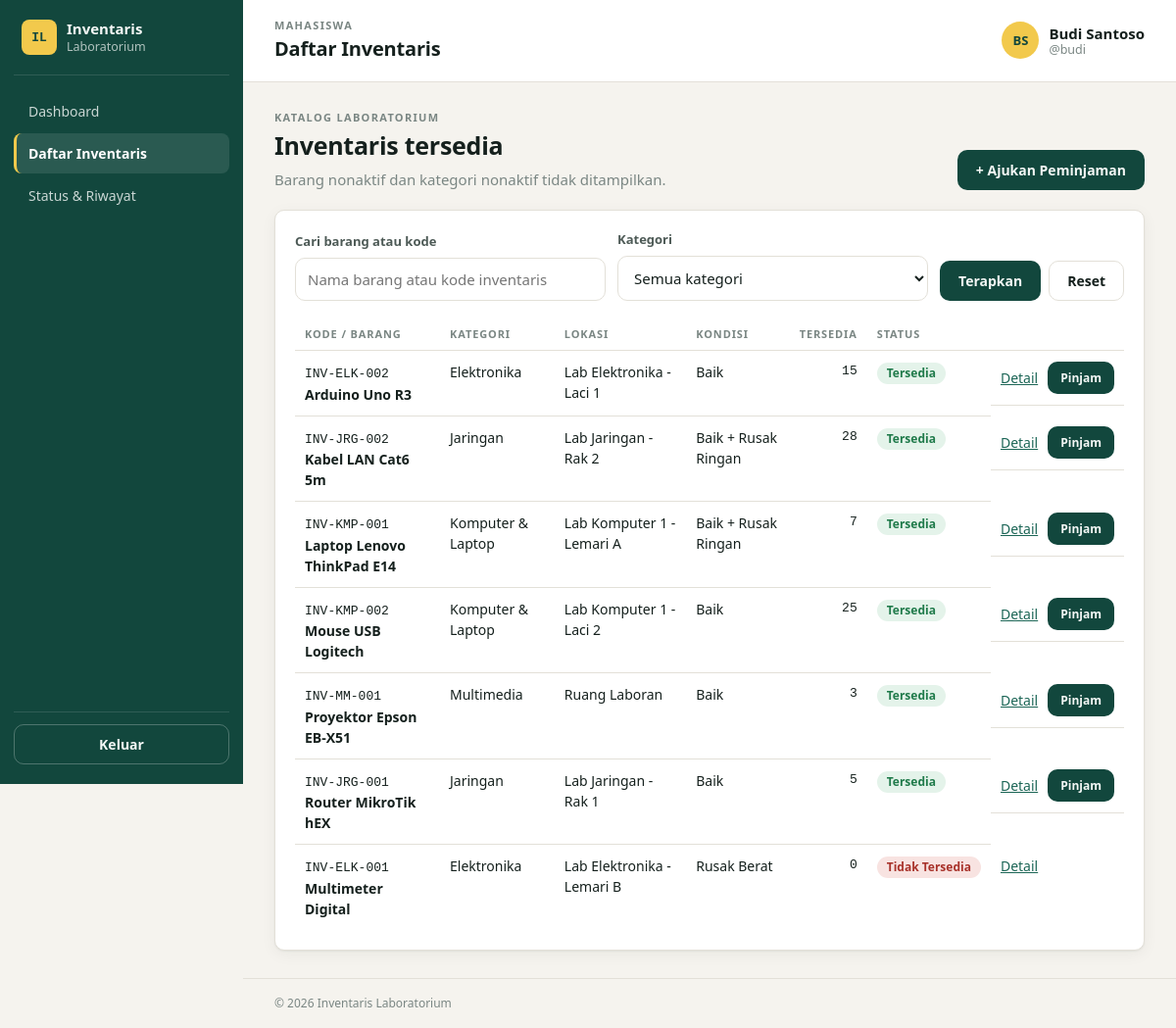
Page /peminjam/inventaris.php (signed in) on the committed database.
### tables this page shows
CREATE TABLE users (
  id            INT UNSIGNED AUTO_INCREMENT PRIMARY KEY,
  full_name     VARCHAR(100) NOT NULL,
  username      VARCHAR(50)  NOT NULL,
  password_hash VARCHAR(255) NOT NULL,              
  role          ENUM('admin','peminjam') NOT NULL DEFAULT 'peminjam',
  identity_no   VARCHAR(30)  NULL,                  
  user_type     ENUM('laboran','mahasiswa','dosen') NOT NULL DEFAULT 'mahasiswa',
  is_active     TINYINT(1)   NOT NULL DEFAULT 1,    
  created_at    DATETIME     NOT NULL DEFAULT CURRENT_TIMESTAMP,
  updated_at    DATETIME     NOT NULL DEFAULT CURRENT_TIMESTAMP ON UPDATE CURRENT_TIMESTAMP,
  CONSTRAINT uq_users_username UNIQUE (username)
);

CREATE TABLE inventories (
  id              INT UNSIGNED AUTO_INCREMENT PRIMARY KEY,
  code            VARCHAR(30)  NOT NULL,
  name            VARCHAR(150) NOT NULL,
  category_id     INT UNSIGNED NOT NULL,
  location        VARCHAR(100) NOT NULL,
  description     TEXT NULL,
  qty_total       INT UNSIGNED NOT NULL DEFAULT 0,
  qty_available   INT UNSIGNED NOT NULL DEFAULT 0,
  qty_borrowed    INT UNSIGNED NOT NULL DEFAULT 0,
  qty_damaged     INT UNSIGNED NOT NULL DEFAULT 0,  
  qty_damaged_light INT UNSIGNED NOT NULL DEFAULT 0,
  qty_damaged_heavy INT UNSIGNED NOT NULL DEFAULT 0,
  is_active       TINYINT(1)   NOT NULL DEFAULT 1,  
  created_at      DATETIME     NOT NULL DEFAULT CURRENT_TIMESTAMP,
  updated_at      DATETIME     NOT NULL DEFAULT CURRENT_TIMESTAMP ON UPDATE CURRENT_TIMESTAMP,
  CONSTRAINT uq_inventories_code UNIQUE (code),
  CONSTRAINT fk_inventories_category FOREIGN KEY (category_id)
    REFERENCES categories(id) ON UPDATE CASCADE ON DELETE RESTRICT,
  CONSTRAINT chk_inventories_balance
    CHECK (qty_total = qty_available + qty_borrowed + qty_damaged),
  CONSTRAINT chk_inventories_damage_split
    CHECK (qty_damaged = qty_damaged_light + qty_damaged_heavy)
);

CREATE TABLE categories (
  id          INT UNSIGNED AUTO_INCREMENT PRIMARY KEY,
  name        VARCHAR(100) NOT NULL,
  description VARCHAR(255) NULL,
  is_active   TINYINT(1)   NOT NULL DEFAULT 1,
  created_at  DATETIME     NOT NULL DEFAULT CURRENT_TIMESTAMP,
  updated_at  DATETIME     NOT NULL DEFAULT CURRENT_TIMESTAMP ON UPDATE CURRENT_TIMESTAMP,
  CONSTRAINT uq_categories_name UNIQUE (name)
);

### includes/helpers.php (called while the page is built, shortened)
<?php
require_once __DIR__ . '/../config/database.php';
function e($value): string
{
    return htmlspecialchars((string)$value, ENT_QUOTES, 'UTF-8');
}
function url(string $path = ''): string
{
    return BASE_URL . '/' . ltrim($path, '/');
}
function get_flashes(): array
{
    $items = $_SESSION['flash'] ?? [];
    return $items;
}
function inventory_condition_label(array $item): string
{
    $labels = [];
    if (((int)($item['qty_available'] ?? 0) + (int)($item['qty_borrowed'] ?? 0)) > 0) $labels[] = 'Baik';
    if ((int)($item['qty_damaged_light'] ?? 0) > 0) $labels[] = 'Rusak Ringan';
    if ((int)($item['qty_damaged_heavy'] ?? 0) > 0) $labels[] = 'Rusak Berat';
    return $labels ? implode(' + ', $labels) : '—';
}

### auth/session.php (called while the page is built, shortened)
<?php
require_once __DIR__ . '/../includes/helpers.php';
function current_user(): ?array
{
    return $_SESSION['user'] ?? null;
}
function require_login(): array
{
    $user = current_user();
    $expired = isset($_SESSION['last_activity']) && time() - $_SESSION['last_activity'] > SESSION_TIMEOUT;
    if ($user && !$expired) {
        $stmt = db()->prepare('SELECT role, is_active FROM users WHERE id = ?');
        $stmt->execute([$user['id']]);
        $row = $stmt->fetch();
        if ($row && (int)$row['is_active'] === 1) {
            return $_SESSION['user'];
        }
    }
}
function require_role(string $role): array
{
    $user = require_login();
    return $user;
}

### config/database.php (called while the page is built, shortened)
<?php
function db(): PDO
{
    static $pdo = null;
    if ($pdo === null) {
        $dsn = sprintf('mysql:host=%s;port=%s;dbname=%s;charset=%s', DB_HOST, DB_PORT, DB_NAME, DB_CHARSET);
        try {
            $pdo = new PDO($dsn, DB_USER, DB_PASS, [
                PDO::ATTR_ERRMODE            => PDO::ERRMODE_EXCEPTION,
                PDO::ATTR_DEFAULT_FETCH_MODE => PDO::FETCH_ASSOC,
                PDO::ATTR_EMULATE_PREPARES   => false,
            ]);
        } catch (PDOException $e) {
            http_response_code(500);
            exit('Koneksi database gagal. Periksa config/config.php dan pastikan MySQL XAMPP aktif.');
        }
    }
    return $pdo;
}

### peminjam/inventaris.php (the view, shortened to what this page needs)
<?php
require_once __DIR__ . '/../auth/session.php';
require_once __DIR__ . '/../components/ui.php';
require_once __DIR__ . '/../includes/helpers.php';
$user = require_role('peminjam');
$pdo  = db();
$q          = trim((string)($_GET['q'] ?? ''));
$where  = ['i.is_active = 1', 'c.is_active = 1'];
$params = [];
$stmt = $pdo->prepare(
    'SELECT i.*, c.name AS category_name
     FROM inventories i
     JOIN categories c ON c.id = i.category_id
     WHERE ' . implode(' AND ', $where) . '
     ORDER BY (i.qty_available > 0) DESC, i.name'
);
$stmt->execute($params);
$items = $stmt->fetchAll();
$pageTitle  = 'Daftar Inventaris';
require __DIR__ . '/../layouts/header.php';
?>
<section class="page-heading">
  <div>
    <p class="eyebrow">Katalog laboratorium</p>
    <h2>Inventaris tersedia</h2>
    <p class="muted">Barang nonaktif dan kategori nonaktif tidak ditampilkan.</p>
  </div>
  <a class="btn" href="<?= e(url('peminjam/ajukan.php')) ?>">+ Ajukan Peminjaman</a>
</section>
<section class="card">
  <form method="get" class="filter-bar">
    <label class="field">
      <span>Cari barang atau kode</span>
      <input type="search" name="q" value="<?= e($q) ?>" placeholder="Nama barang atau kode inventaris">
    </label>
    <label class="field">
      <span>Kategori</span>
      <select name="category_id">
        <option value="">Semua kategori</option>
      </select>
    </label>
    <div class="filter-actions">
      <button class="btn" type="submit">Terapkan</button>
      <a class="btn btn-light" href="<?= e(url('peminjam/inventaris.php')) ?>">Reset</a>
    </div>
  </form>
  <div class="table-wrap">
    <table class="table">
      <thead>
        <tr>
          <th>Kode / Barang</th>
          <th>Kategori</th>
          <th>Lokasi</th>
          <th>Kondisi</th>
          <th class="num">Tersedia</th>
          <th>Status</th>
          <th></th>
        </tr>
      </thead>
      <tbody>
        <?php foreach ($items as $item): ?>
          <tr>
            <td>
              <span class="mono"><?= e($item['code']) ?></span><br>
              <strong><?= e($item['name']) ?></strong>
            </td>
            <td><?= e($item['category_name']) ?></td>
            <td><?= e($item['location']) ?></td>
            <td><?= e(inventory_condition_label($item)) ?></td>
            <td class="num mono"><?= (int)$item['qty_available'] ?></td>
            <td><?= availability_badge((int)$item['qty_available']) ?></td>
            <td class="row-actions">
              <a href="<?= e(url('peminjam/detail_barang.php?id=' . (int)$item['id'])) ?>">Detail</a>
              <?php if ((int)$item['qty_available'] > 0): ?>
                <a class="btn btn-small"
                   href="<?= e(url('peminjam/ajukan.php?inventory_id=' . (int)$item['id'])) ?>">Pinjam</a>
              <?php endif; ?>
            </td>
          </tr>
        <?php endforeach; ?>
      </tbody>
    </table>
  </div>
</section>
<?php require __DIR__ . '/../layouts/footer.php'; ?>

### layouts/header.php (shortened to what this page needs)
<?php
$pageTitle  = $pageTitle  ?? 'Dashboard';
$roleLabel  = $user['role'] === 'admin' ? 'Admin/Laboran' : ucfirst($user['user_type']);
$initials   = strtoupper(implode('', array_map(fn($w) => $w[0] ?? '', array_slice(explode(' ', preg_replace('/^(Dr\.|Prof\.)\s*/', '', $user['full_name'])), 0, 2))));
?>
<!DOCTYPE html>
<html lang="id">
<head>
  <link rel="stylesheet" href="<?= e(url('assets/css/style.css')) ?>">
</head>
<body>
<div class="app">
  <?php require __DIR__ . '/sidebar.php'; ?>
  <div class="main">
    <header class="topbar">
      <div class="topbar-title">
        <p class="eyebrow"><?= e($roleLabel) ?></p>
        <h1><?= e($pageTitle) ?></h1>
      </div>
      <div class="topbar-user">
        <span class="avatar"><?= e($initials) ?></span>
        <span class="user-meta">
          <strong><?= e($user['full_name']) ?></strong>
          <small>@<?= e($user['username']) ?></small>
        </span>
      </div>
    </header>
    <main class="content">

### components/ui.php (shortened to what this page needs)
<?php
function availability_badge(int $available): string
{
    return $available >= 1
        ? '<span class="badge badge-success">Tersedia</span>'
        : '<span class="badge badge-danger">Tidak Tersedia</span>';
}

### assets/css/style.css (style rules this page uses)
:root { --ink: #15201d; --ink-soft: #4d5a56; --muted: #7a8683; --paper: #f5f3ee; --surface: #ffffff; --line: #e3e0d8; --primary: #12473d; --primary-2: #1c6656; --primary-ink: #f3f7f5; --tag: #f2c94c; --success: #1f7a4a; --success-bg: #e4f3ea; --info: #1f5f8b; --info-bg: #e3eef7; --warning: #8a6100; --warning-bg: #fbf0d2; --danger: #a8322a; --danger-bg: #f8e3e1; --radius: 10px; --shadow: 0 1px 2px rgba(21,32,29,.06), 0 4px 16px rgba(21,32,29,.05); --font: "Segoe UI", "Helvetica Neue", Arial, sans-serif; --mono: "Cascadia Mono", "Consolas", "SFMono-Regular", monospace; }
* { box-sizing: border-box; }
html, body { margin: 0; }
body { font-family: var(--font); background: var(--paper); color: var(--ink); font-size: 15px; line-height: 1.5; }
a { color: var(--primary-2); }
h1, h2, h3 { margin: 0; letter-spacing: -.01em; }
.muted { color: var(--muted); }
.mono { font-family: var(--mono); font-size: 13px; }
.num { text-align: right; }
.eyebrow { margin: 0; font-size: 11px; font-weight: 700; letter-spacing: .12em; text-transform: uppercase; color: var(--muted); }
.btn { display: inline-flex; align-items: center; justify-content: center; gap: 6px; padding: 10px 18px; border: 1px solid transparent; border-radius: var(--radius); background: var(--primary); color: var(--primary-ink); font: 600 14px var(--font); cursor: pointer; text-decoration: none; transition: background .15s; }
.field { display: block; margin-bottom: 16px; }
.field > span { display: block; font-size: 13px; font-weight: 600; margin-bottom: 6px; color: var(--ink-soft); }
.field input { width: 100%; padding: 11px 12px; border: 1px solid var(--line); border-radius: var(--radius); font: 15px var(--font); background: #fff; color: var(--ink); }
.badge { display: inline-block; padding: 2px 10px; border-radius: 999px; font-size: 12px; font-weight: 600; white-space: nowrap; }
.badge-success { background: var(--success-bg); color: var(--success); }
.badge-danger { background: var(--danger-bg); color: var(--danger); }
.app { display: flex; min-height: 100vh; }
.main { flex: 1; min-width: 0; display: flex; flex-direction: column; }
.topbar { display: flex; align-items: center; gap: 16px; padding: 18px 32px; background: var(--surface); border-bottom: 1px solid var(--line); }
.topbar-title { flex: 1; }
.topbar-title h1 { font-size: 20px; }
.topbar-user { display: flex; align-items: center; gap: 10px; }
.avatar { width: 38px; height: 38px; border-radius: 50%; background: var(--tag); color: var(--primary); display: grid; place-items: center; font-weight: 800; font-size: 13px; }
.user-meta { display: grid; line-height: 1.2; }
.user-meta small { color: var(--muted); }
.content { padding: 28px 32px; flex: 1; }
.card { background: var(--surface); border: 1px solid var(--line); border-radius: var(--radius); padding: 20px; box-shadow: var(--shadow); }
.table-wrap { overflow-x: auto; }
.table { width: 100%; border-collapse: collapse; font-size: 14px; }
.table th { text-align: left; font-size: 11px; text-transform: uppercase; letter-spacing: .08em; color: var(--muted); padding: 8px 10px; border-bottom: 1px solid var(--line); }
.table td { padding: 11px 10px; border-bottom: 1px solid var(--line); vertical-align: top; }
.table tr:last-child td { border-bottom: 0; }
.table th.num, .table td.num { text-align: right; }
.page-heading { display:flex; justify-content:space-between; align-items:flex-end; gap:16px; flex-wrap:wrap; margin-bottom:20px; }
.page-heading h2 { font-size:25px; margin:2px 0 4px; }
.page-heading .muted { margin:0; }
.filter-bar { display:flex; align-items:flex-end; gap:12px; flex-wrap:wrap; margin-bottom:18px; }
.filter-bar .field { flex:1 1 180px; margin:0; }
.filter-actions, .form-actions { display:flex; align-items:center; gap:8px; flex-wrap:wrap; }
.btn-light { background:var(--surface); color:var(--ink); border-color:var(--line); }
.btn-small { padding:7px 12px; font-size:12px; }
.field select, .field textarea, .category-inline input { width:100%; padding:11px 12px; border:1px solid var(--line); border-radius:var(--radius); font:15px var(--font); background:var(--surface); color:var(--ink); }
.row-actions { display:flex; align-items:center; gap:10px; white-space:nowrap; }

### rows in the picture
users: role "MAHASISWA", role "BS", role "Budi Santoso", role "budi"
inventories: code "INV-ELK-002", name "Arduino Uno R3", category.name "Elektronika", location "Lab Elektronika - Laci 1", item "Baik", qty_available "15", shows "Tersedia"
inventories: code "INV-JRG-002", name "Kabel LAN Cat6 5m", category.name "Jaringan", location "Lab Jaringan - Rak 2", item "Baik + Rusak Ringan", qty_available "28", shows "Tersedia"
inventories: code "INV-KMP-001", name "Laptop Lenovo ThinkPad E14", category.name "Komputer & Laptop", location "Lab Komputer 1 - Lemari A", item "Baik + Rusak Ringan", qty_available "7", shows "Tersedia"
inventories: code "INV-KMP-002", name "Mouse USB Logitech", category.name "Komputer & Laptop", location "Lab Komputer 1 - Laci 2", item "Baik", qty_available "25", shows "Tersedia"
inventories: code "INV-MM-001", name "Proyektor Epson EB-X51", category.name "Multimedia", location "Ruang Laboran", item "Baik", qty_available "3", shows "Tersedia"
inventories: code "INV-JRG-001", name "Router MikroTik hEX", category.name "Jaringan", location "Lab Jaringan - Rak 1", item "Baik", qty_available "5", shows "Tersedia"
inventories: code "INV-ELK-001", name "Multimeter Digital", category.name "Elektronika", location "Lab Elektronika - Lemari B", item "Rusak Berat", qty_available "0", shows "Tidak Tersedia"

### other values in the picture
$m['label'] "Dashboard"
$m['label'] "Daftar Inventaris"
$m['label'] "Status & Riwayat"
$pageTitle "Daftar Inventaris"
APP_NAME "Inventaris Laboratorium"
